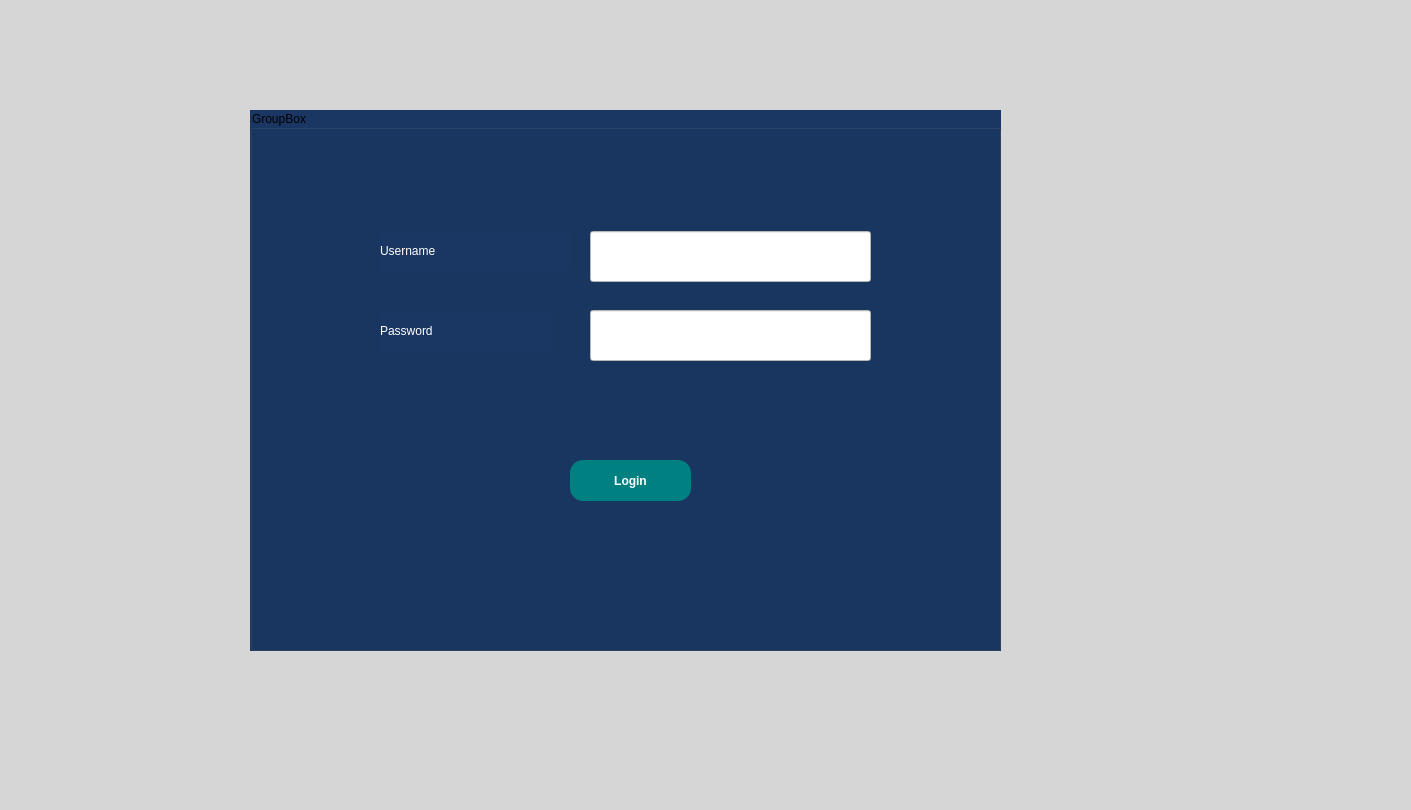
<?xml version="1.0" encoding="UTF-8"?>
<ui version="4.0">
 <class>Log</class>
 <widget class="QMainWindow" name="Log">
  <property name="geometry">
   <rect>
    <x>0</x>
    <y>0</y>
    <width>1411</width>
    <height>810</height>
   </rect>
  </property>
  <property name="windowTitle">
   <string>MainWindow</string>
  </property>
  <property name="styleSheet">
   <string notr="true">background-color: rgb(214, 214, 214);
</string>
  </property>
  <widget class="QWidget" name="centralwidget">
   <widget class="QGroupBox" name="groupBox_6">
    <property name="geometry">
     <rect>
      <x>250</x>
      <y>110</y>
      <width>751</width>
      <height>541</height>
     </rect>
    </property>
    <property name="styleSheet">
     <string notr="true">background-color: rgb(25, 55, 98);</string>
    </property>
    <property name="title">
     <string>GroupBox</string>
    </property>
    <widget class="QLineEdit" name="lineEdit_user">
     <property name="geometry">
      <rect>
       <x>340</x>
       <y>121</y>
       <width>281</width>
       <height>51</height>
      </rect>
     </property>
     <property name="styleSheet">
      <string notr="true">background-color: rgb(255, 255, 255);
font: 20pt &quot;MS Shell Dlg 2&quot;;</string>
     </property>
     <property name="text">
      <string/>
     </property>
    </widget>
    <widget class="QLineEdit" name="lineEdit_pass">
     <property name="geometry">
      <rect>
       <x>340</x>
       <y>200</y>
       <width>281</width>
       <height>51</height>
      </rect>
     </property>
     <property name="styleSheet">
      <string notr="true">background-color: rgb(255, 255, 255);
font: 20pt &quot;MS Shell Dlg 2&quot;;</string>
     </property>
     <property name="text">
      <string/>
     </property>
     <property name="echoMode">
      <enum>QLineEdit::Password</enum>
     </property>
    </widget>
    <widget class="QLabel" name="label_21">
     <property name="geometry">
      <rect>
       <x>130</x>
       <y>120</y>
       <width>191</width>
       <height>41</height>
      </rect>
     </property>
     <property name="styleSheet">
      <string notr="true">font: 75 25pt &quot;MS Shell Dlg 2&quot;;
color: rgb(255, 255, 255);</string>
     </property>
     <property name="text">
      <string>Username</string>
     </property>
    </widget>
    <widget class="QLabel" name="label_22">
     <property name="geometry">
      <rect>
       <x>130</x>
       <y>200</y>
       <width>171</width>
       <height>41</height>
      </rect>
     </property>
     <property name="styleSheet">
      <string notr="true">font: 75 25pt &quot;MS Shell Dlg 2&quot;;
color: rgb(255, 255, 255);</string>
     </property>
     <property name="text">
      <string>Password</string>
     </property>
    </widget>
    <widget class="QPushButton" name="pushButton_log">
     <property name="geometry">
      <rect>
       <x>320</x>
       <y>350</y>
       <width>121</width>
       <height>41</height>
      </rect>
     </property>
     <property name="styleSheet">
      <string notr="true">background-color: rgb(0, 128, 129);
font: 18pt &quot;MS Shell Dlg 2&quot;;
color: rgb(255, 255, 255);
border-radius: 13;
font-weight: bold;
border: none;</string>
     </property>
     <property name="text">
      <string>Login</string>
     </property>
    </widget>
   </widget>
  </widget>
  <widget class="QMenuBar" name="menubar">
   <property name="geometry">
    <rect>
     <x>0</x>
     <y>0</y>
     <width>1411</width>
     <height>26</height>
    </rect>
   </property>
  </widget>
  <widget class="QStatusBar" name="statusbar"/>
 </widget>
 <resources/>
 <connections/>
</ui>
